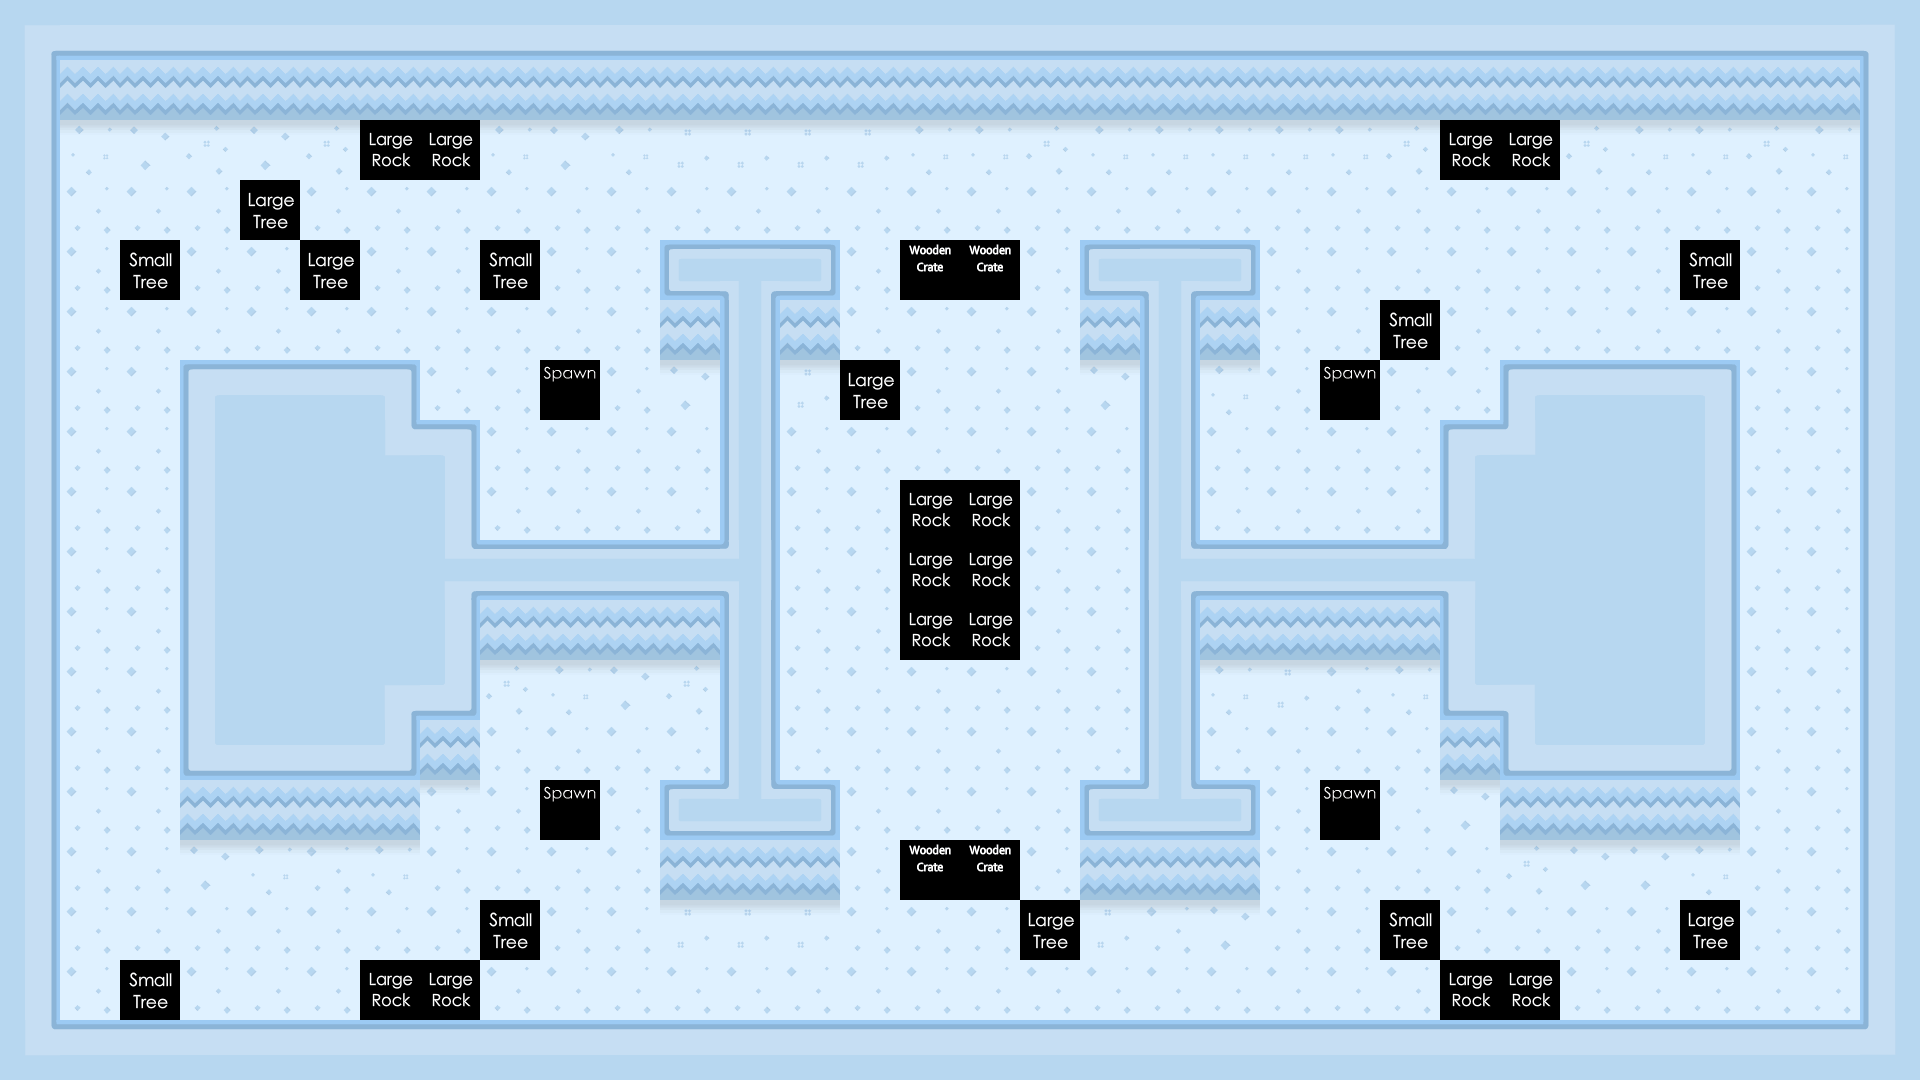

A level layout from a 2D game, rendered from its tile map. Below: a short description, then the map file with its tile-grid data intact:
An orthogonal 32x18 tile map with 60x60 px tiles, 3 tile layers (Water, Main, Meta).

<map version="1.0" orientation="orthogonal" width="32" height="18" tilewidth="60" tileheight="60">
 <tileset firstgid="1" name="ground" tilewidth="60" tileheight="60" spacing="2" margin="2">
  <image source="../img/map/TilemapOuya.png" width="1024" height="1024" />
 </tileset>
 <layer name="Water" width="32" height="18">
  <data encoding="csv">
0,0,0,0,0,0,0,0,0,0,0,0,0,0,0,0,0,0,0,0,0,0,0,0,0,0,0,0,0,0,0,0,
0,0,0,0,0,0,0,0,0,0,0,0,0,0,0,0,0,0,0,0,0,0,0,0,0,0,0,0,0,0,0,0,
0,0,0,0,0,0,0,0,0,0,0,0,0,0,0,0,0,0,0,0,0,0,0,0,0,0,0,0,0,0,0,0,
0,0,0,0,0,0,0,0,0,0,0,0,0,0,0,0,0,0,0,0,0,0,0,0,0,0,0,0,0,0,0,0,
0,0,0,0,0,0,0,0,0,0,0,0,0,0,0,0,0,0,0,0,0,0,0,0,0,0,0,0,0,0,0,0,
0,0,0,0,0,0,0,0,0,0,0,0,0,0,0,0,0,0,0,0,0,0,0,0,0,0,0,0,0,0,0,0,
0,0,0,0,0,0,0,0,0,0,0,0,0,0,0,0,0,0,0,0,0,0,0,0,0,0,0,0,0,0,0,0,
0,0,0,0,0,0,0,0,0,0,0,0,0,0,0,0,0,0,0,0,0,0,0,0,0,0,0,0,0,0,0,0,
0,0,0,0,0,0,0,0,0,0,0,0,0,0,0,0,0,0,0,0,0,0,0,0,0,0,0,0,0,0,0,0,
0,0,0,0,0,0,0,0,0,0,0,0,0,0,0,0,0,0,0,0,0,0,0,0,0,0,0,0,0,0,0,0,
0,0,0,0,0,0,0,0,0,0,0,0,0,0,0,0,0,0,0,0,0,0,0,0,0,0,0,0,0,0,0,0,
0,0,0,0,0,0,0,0,0,0,0,0,0,0,0,0,0,0,0,0,0,0,0,0,0,0,0,0,0,0,0,0,
0,0,0,0,0,0,0,0,0,0,0,0,0,0,0,0,0,0,0,0,0,0,0,0,0,0,0,0,0,0,0,0,
0,0,0,0,0,0,0,0,0,0,0,0,0,0,0,0,0,0,0,0,0,0,0,0,0,0,0,0,0,0,0,0,
0,0,0,0,0,0,0,0,0,0,0,0,0,0,0,0,0,0,0,0,0,0,0,0,0,0,0,0,0,0,0,0,
0,0,0,0,0,0,0,0,0,0,0,0,0,0,0,0,0,0,0,0,0,0,0,0,0,0,0,0,0,0,0,0,
0,0,0,0,0,0,0,0,0,0,0,0,0,0,0,0,0,0,0,0,0,0,0,0,0,0,0,0,0,0,0,0,
0,0,0,0,0,0,0,0,0,0,0,0,0,0,0,0,0,0,0,0,0,0,0,0,0,0,0,0,0,0,0,0
</data>
 </layer>
 <layer name="Main" width="32" height="18">
  <data encoding="csv">
87,82,82,82,82,82,82,82,82,82,82,82,82,82,82,82,82,82,82,82,82,82,82,82,82,82,82,82,82,82,82,86,
85,93,93,93,93,93,93,93,93,93,93,93,93,93,93,93,93,93,93,93,93,93,93,93,93,93,93,93,93,93,93,84,
85,163,166,164,166,164,166,166,163,166,163,165,165,165,165,163,163,164,163,163,163,163,163,164,163,163,164,163,163,164,163,84,
85,51,51,51,51,51,51,51,51,51,51,51,51,51,51,51,51,51,51,51,51,51,51,51,51,51,51,51,51,51,51,84,
85,51,51,51,51,51,51,51,51,51,51,65,76,66,51,51,51,51,65,76,66,51,51,51,51,51,51,51,51,51,51,84,
85,51,51,51,51,51,51,51,51,51,51,93,79,93,51,51,51,51,93,79,93,51,51,51,51,51,51,51,51,51,51,84,
85,51,51,90,92,92,91,51,51,51,51,166,79,165,51,51,51,51,166,79,163,51,51,51,51,90,92,92,91,51,51,84,
85,51,51,84,83,83,89,91,51,51,51,51,79,51,51,51,51,51,51,79,51,51,51,51,90,88,83,83,85,51,51,84,
85,51,51,84,83,83,83,85,51,51,51,51,79,51,51,51,51,51,51,79,51,51,51,51,84,83,83,83,85,51,51,84,
85,51,51,84,83,83,83,71,78,78,78,78,75,51,51,51,51,51,51,74,78,78,78,78,70,83,83,83,85,51,51,84,
85,51,51,84,83,83,83,85,93,93,93,93,79,51,51,51,51,51,51,79,93,93,93,93,84,83,83,83,85,51,51,84,
85,51,51,84,83,83,87,158,164,163,166,164,79,51,51,51,51,51,51,79,163,165,162,163,80,86,83,83,85,51,51,84,
85,51,51,80,82,82,158,93,51,51,51,51,79,51,51,51,51,51,51,79,51,51,51,51,93,80,82,82,158,51,51,84,
85,51,51,93,93,93,93,162,51,51,51,65,73,66,51,51,51,51,65,73,66,51,51,51,166,93,93,93,93,51,51,84,
85,51,51,166,163,162,163,51,51,51,51,93,93,93,51,51,51,51,93,93,93,51,51,51,51,164,166,166,163,51,51,84,
85,51,51,51,51,51,51,51,51,51,51,165,165,165,51,51,51,51,165,162,166,51,51,51,51,51,51,51,51,51,51,84,
85,51,51,51,51,51,51,51,51,51,51,51,51,51,51,51,51,51,51,51,51,51,51,51,51,51,51,51,51,51,51,84,
89,92,92,92,92,92,92,92,92,92,92,92,92,92,92,92,92,92,92,92,92,92,92,92,92,92,92,92,92,92,92,88
</data>
 </layer>
 <layer name="Meta" width="32" height="18">
  <data encoding="csv">
0,0,0,0,0,0,0,0,0,0,0,0,0,0,0,0,0,0,0,0,0,0,0,0,0,0,0,0,0,0,0,0,
0,0,0,0,0,0,0,0,0,0,0,0,0,0,0,0,0,0,0,0,0,0,0,0,0,0,0,0,0,0,0,0,
0,0,0,0,0,0,153,153,0,0,0,0,0,0,0,0,0,0,0,0,0,0,0,0,153,153,0,0,0,0,0,0,
0,0,0,0,154,0,0,0,0,0,0,0,0,0,0,0,0,0,0,0,0,0,0,0,0,0,0,0,0,0,0,0,
0,0,156,0,0,154,0,0,156,0,0,0,0,0,0,160,160,0,0,0,0,0,0,0,0,0,0,0,156,0,0,0,
0,0,0,0,0,0,0,0,0,0,0,0,0,0,0,0,0,0,0,0,0,0,0,156,0,0,0,0,0,0,0,0,
0,0,0,0,0,0,0,0,0,157,0,0,0,0,154,0,0,0,0,0,0,0,157,0,0,0,0,0,0,0,0,0,
0,0,0,0,0,0,0,0,0,0,0,0,0,0,0,0,0,0,0,0,0,0,0,0,0,0,0,0,0,0,0,0,
0,0,0,0,0,0,0,0,0,0,0,0,0,0,0,153,153,0,0,0,0,0,0,0,0,0,0,0,0,0,0,0,
0,0,0,0,0,0,0,0,0,0,0,0,0,0,0,153,153,0,0,0,0,0,0,0,0,0,0,0,0,0,0,0,
0,0,0,0,0,0,0,0,0,0,0,0,0,0,0,153,153,0,0,0,0,0,0,0,0,0,0,0,0,0,0,0,
0,0,0,0,0,0,0,0,0,0,0,0,0,0,0,0,0,0,0,0,0,0,0,0,0,0,0,0,0,0,0,0,
0,0,0,0,0,0,0,0,0,0,0,0,0,0,0,0,0,0,0,0,0,0,0,0,0,0,0,0,0,0,0,0,
0,0,0,0,0,0,0,0,0,157,0,0,0,0,0,0,0,0,0,0,0,0,157,0,0,0,0,0,0,0,0,0,
0,0,0,0,0,0,0,0,0,0,0,0,0,0,0,160,160,0,0,0,0,0,0,0,0,0,0,0,0,0,0,0,
0,0,0,0,0,0,0,0,156,0,0,0,0,0,0,0,0,154,0,0,0,0,0,156,0,0,0,0,154,0,0,0,
0,0,156,0,0,0,153,153,0,0,0,0,0,0,0,0,0,0,0,0,0,0,0,0,153,153,0,0,0,0,0,0,
0,0,0,0,0,0,0,0,0,0,0,0,0,0,0,0,0,0,0,0,0,0,0,0,0,0,0,0,0,0,0,0
</data>
 </layer>
</map>
